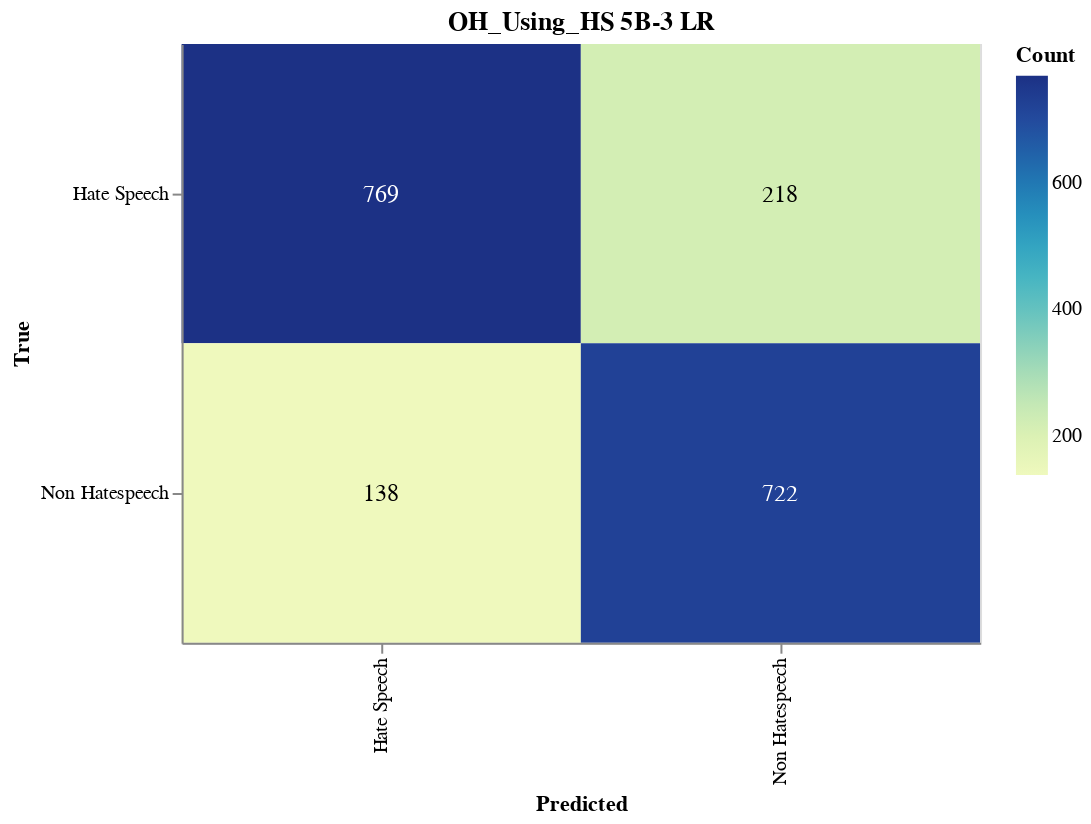

The cell this chart's notebook holds for it:
### Markdown cell above
#### Save Confusion Matrix

### Code cell
import altair as alt
import altair_saver
import pandas as pd
from sklearn.metrics import confusion_matrix

# Calculate the confusion matrix
cm = confusion_matrix(true_labels, adjusted_predictions)

# Define class names
class_names = ['Non Hatespeech', 'Hate Speech']

# Convert confusion matrix to DataFrame
cm_df = pd.DataFrame(cm, index=class_names, columns=class_names).reset_index().melt(id_vars='index')
cm_df.columns = ['True', 'Predicted', 'Count']

# Ensure the order of categories
cm_df['True'] = pd.Categorical(cm_df['True'], categories=class_names, ordered=True)
cm_df['Predicted'] = pd.Categorical(cm_df['Predicted'], categories=class_names, ordered=True)

# Create the Altair plot
heatmap = alt.Chart(cm_df).mark_rect().encode(
    x=alt.X('Predicted:O', sort=class_names),
    y=alt.Y('True:O', sort=class_names),
    color='Count:Q',
    tooltip=['True', 'Predicted', 'Count']
).properties(
    width=400,
    height=300,
    title='OH_Using_HS 5B-3 LR'
)

# Add text labels
text = heatmap.mark_text(
    align='center',
    baseline='middle',
    fontSize=12
).encode(
    text='Count:Q',
    color=alt.condition(
        alt.datum.Count > cm.max() / 2,
        alt.value('white'),
        alt.value('black')
    )
)

# Combine heatmap and text
final_chart = heatmap + text

# Display the plot
final_chart.show()

### Figure 1 — Vega-Lite specification as saved in the notebook (floating-point values rounded to 4 significant figures)
{"config": {"view": {"continuousWidth": 300, "continuousHeight": 300}}, "layer": [{"mark": {"type": "rect"}, "encoding": {"color": {"field": "Count", "type": "quantitative"}, "tooltip": [{"field": "True", "type": "ordinal"}, {"field": "Predicted", "type": "ordinal"}, {"field": "Count", "type": "quantitative"}], "x": {"field": "Predicted", "sort": ["Hate Speech", "Non Hatespeech"], "type": "ordinal"}, "y": {"field": "True", "sort": ["Hate Speech", "Non Hatespeech"], "type": "ordinal"}}, "title": "OH_Using_HS 5B-3 LR"}, {"mark": {"type": "text", "align": "center", "baseline": "middle", "fontSize": 12}, "encoding": {"color": {"condition": {"test": "(datum.Count > 384.5)", "value": "white"}, "value": "black"}, "text": {"field": "Count", "type": "quantitative"}, "tooltip": [{"field": "True", "type": "ordinal"}, {"field": "Predicted", "type": "ordinal"}, {"field": "Count", "type": "quantitative"}], "x": {"field": "Predicted", "sort": ["Hate Speech", "Non Hatespeech"], "type": "ordinal"}, "y": {"field": "True", "sort": ["Hate Speech", "Non Hatespeech"], "type": "ordinal"}}, "title": "OH_Using_HS 5B-3 LR"}], "data": {"name": "data-2529de758d1a61a6df56478246cdc773"}, "height": 300, "width": 400, "$schema": "https://vega.github.io/schema/vega-lite/v5.17.0.json", "datasets": {"data-2529de758d1a61a6df56478246cdc773": [{"True": "Hate Speech", "Predicted": "Hate Speech", "Count": 769}, {"True": "Non Hatespeech", "Predicted": "Hate Speech", "Count": 138}, {"True": "Hate Speech", "Predicted": "Non Hatespeech", "Count": 218}, {"True": "Non Hatespeech", "Predicted": "Non Hatespeech", "Count": 722}]}}
